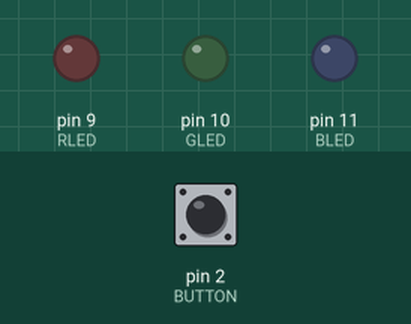
This sketch was run on a simulated Arduino Uno, built with avr-gcc and run on an emulated ATmega328P. On the bench: output pins drawn as LEDs (lit = HIGH). Dashed ring = blinking. The test bench sets the inputs (shaded band); at power-on: pin 2 (BUTTON) LOW.

Above: at 1.2 s.
1.3 s: pin 2 (BUTTON) pulled HIGH for 0.15 s
At 1.55 s:
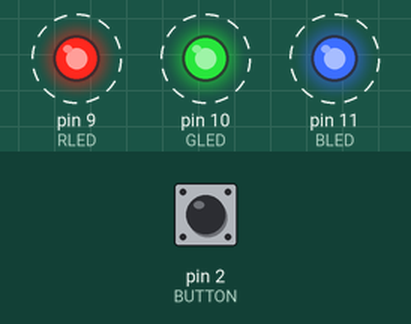
4.3 s: pin 2 (BUTTON) pulled HIGH for 1 s
At 4.72 s:
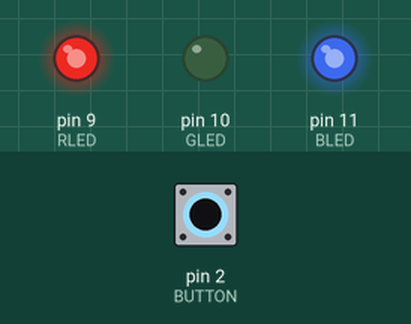
7.3 s: pin 2 (BUTTON) pulled HIGH for 0.15 s
10.3 s: pin 2 (BUTTON) pulled HIGH for 3.2 s
At 12.0 s:
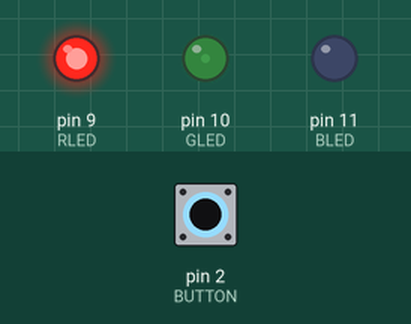
16.5 s: pin 2 (BUTTON) pulsed HIGH 2 times (0.12 s each, 0.3 s apart)
Timing chart, 0 to 20.5 s (numbered marks = the images above; inputs shaded):
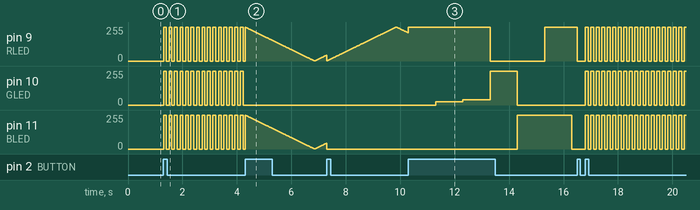

Measured:
- after the input at 1.3 s, pin 9 (RLED), pin 10 (GLED), pin 11 (BLED): alternates 255/255 for 0.10 s and 0/255 for 0.10 s, starting at once
- after the input at 4.3 s, pin 10 (GLED): stops changing and stays 0/255
- after the input at 10.3 s, pin 10 (GLED): 0/255 → 25/255 after 1.0 s, → 40/255 1.0 s later, → 255/255 1.0 s later, → 0/255 1.0 s later

The sketch:

Lab1_Part4.ino
```cpp
/*
  PHYS 333 Lab 1: LED with button and 5 modes
  Due 2/13/26
  Ana Schneider
  Creating 5 states for a LED with a button
  Case 0 the LED is off
  Case 1 the LED blinks white
  Case 2 fades purple
  Case 3 fades red to blue
  Case 4 blinks the rainbow
*/


const int RLED = 9;
const int GLED = 10;
const int BLED = 11;
const int BUTTON = 2;

boolean lastButton = LOW;
boolean currentButton = LOW;
int ledMode = 0;
int i = 1;
int val = 1;
int n = 2;

void setup() {
  Serial.begin(9600);  //baud rate must match in the serial monitor tab

  pinMode(RLED, OUTPUT);
  pinMode(GLED, OUTPUT);
  pinMode(BLED, OUTPUT);
  pinMode(BUTTON, INPUT);
}

boolean debounce(boolean last) {
  boolean current = digitalRead(BUTTON);
  if (last != current) {
    delay(5);
    current = digitalRead(BUTTON);
  }
  return current;
}

unsigned long previous_time_white = 0;
unsigned long previous_time_purple = 0;
unsigned long previous_time_RGB = 0;
int led_state_white = LOW;


void setMode(int mode) {


  unsigned long current_time = millis();

  const long white_blink_pause = 100;  //how long in ms I want the blinking to happen at
  const long purple_pause = 10;        //how long the i value will last before incrementing
  const long red_blue_pause = 10;
  const long RGB_pause = 1000;

  switch (mode) {
    //LED off
    case 0:
      digitalWrite(RLED, LOW);
      digitalWrite(GLED, LOW);
      digitalWrite(BLED, LOW);
      break;

    //LED white blinking
    case 1:

      if ((current_time - previous_time_white) > white_blink_pause) {

        previous_time_white = current_time;

        led_state_white = !led_state_white;

        digitalWrite(RLED, led_state_white);
        digitalWrite(GLED, led_state_white);
        digitalWrite(BLED, led_state_white);
      }
      break;

    //LED purple fading
    case 2:

      if ((current_time - previous_time_purple) >= purple_pause) {
        if (i % 255 == 0) {  //has it reached max value? if so increment val
          val++;
        }
        if (val % 2 == 0) {  //starting off and turning on
          previous_time_purple = current_time;
          analogWrite(RLED, (i % 255));  //push to pin the value of i mod 255
          analogWrite(GLED, 0);
          analogWrite(BLED, (i % 255));
          i++;

        } else {  //start on full bright and fade off
          previous_time_purple = current_time;
          analogWrite(RLED, 255 - (i % 255));  //take max mad and subtract off
          analogWrite(GLED, 0);
          analogWrite(BLED, 255 - (i % 255));
          //need to use millis instead of delay
          i++;
        }
      }

      break;

    //red fade to blue and back
    case 3:  //yes it starts at red and yes I should have changed the if cases to starting with it being % 1 == 0 instead of checking % 2 == 0
             //or starting with val = 2 but it works so no I am not going to fix it and yes that is part of my testing process
      if ((current_time - previous_time_purple) >= red_blue_pause) {
        if (i % 255 == 0) {  //has it reached max value? if so increment val
          val++;
        }
        if (i % 510 == 0) {
          n++;
        }

        if (n % 2 == 0) {
          if (val % 2 == 0) {  //starting off and turning on
            previous_time_purple = current_time;
            analogWrite(RLED, 255 - (i % 255));  //push to pin the value of i mod 255
            analogWrite(GLED, 0);
            analogWrite(BLED, 0);
            //need to use millis instead of delay
            i++;

          } else {  //start on full bright and fade off
            previous_time_purple = current_time;
            analogWrite(RLED, (i % 255) );  //take max mad and subtract off
            analogWrite(GLED, 0);
            analogWrite(BLED, 0);
            //need to use millis instead of delay
            i++;
          }
        } else {
          if (val % 2 == 0) {  //starting off and turning on
            previous_time_purple = current_time;
            analogWrite(RLED, 0);  //push to pin the value of i mod 255
            analogWrite(GLED, 0);
            analogWrite(BLED, 255 - (i % 255) );
            //need to use millis instead of delay
            i++;

          } else {  //start on full bright and fade off
            previous_time_purple = current_time;
            analogWrite(RLED, 0);  //take max mad and subtract off
            analogWrite(GLED, 0);
            analogWrite(BLED, (i % 255) );
            //need to use millis instead of delay
            i++;
          }
        }

      }
      break;

    //blink rainbow
    case 4:
      if( (current_time - previous_time_RGB) > RGB_pause) {
        previous_time_RGB = current_time;
        if(i == 1) {
          //flash red
          digitalWrite(RLED, HIGH);
          digitalWrite(GLED, LOW);
          digitalWrite(BLED, LOW);
          i++;

        }else if(i == 2) {
          //flash orange
          analogWrite(RLED, 255);
          analogWrite(GLED, 25);
          analogWrite(BLED, 0);
          i++;

        }else if(i == 3) {
          //flash yellow
          analogWrite(RLED, 255);
          analogWrite(GLED, 40);
          analogWrite(BLED, 0);
          i++;

        }else if(i == 4) {
          //flash green
          digitalWrite(RLED, 0);
          digitalWrite(GLED, 255);
          digitalWrite(BLED, 0);
          i++;

        }else if(i == 5) {
          //flash blue
          digitalWrite(RLED, 0);
          digitalWrite(GLED, 0);
          digitalWrite(BLED, 255);
          i++;

        }else if(i == 6) {
          //flash pruple
          analogWrite(RLED, 255);
          analogWrite(GLED, 0);
          analogWrite(BLED, 255);
          i = 1;

        }

      }
      break;
  }
}


void loop() {
  currentButton = debounce(lastButton);
  if (lastButton == LOW && currentButton == HIGH) {
    ledMode++;
    i = 1;
    n = 2;
    val = 1;
  }
  lastButton = currentButton;
  if (ledMode == 5) ledMode = 0;
  setMode(ledMode);
}
```
